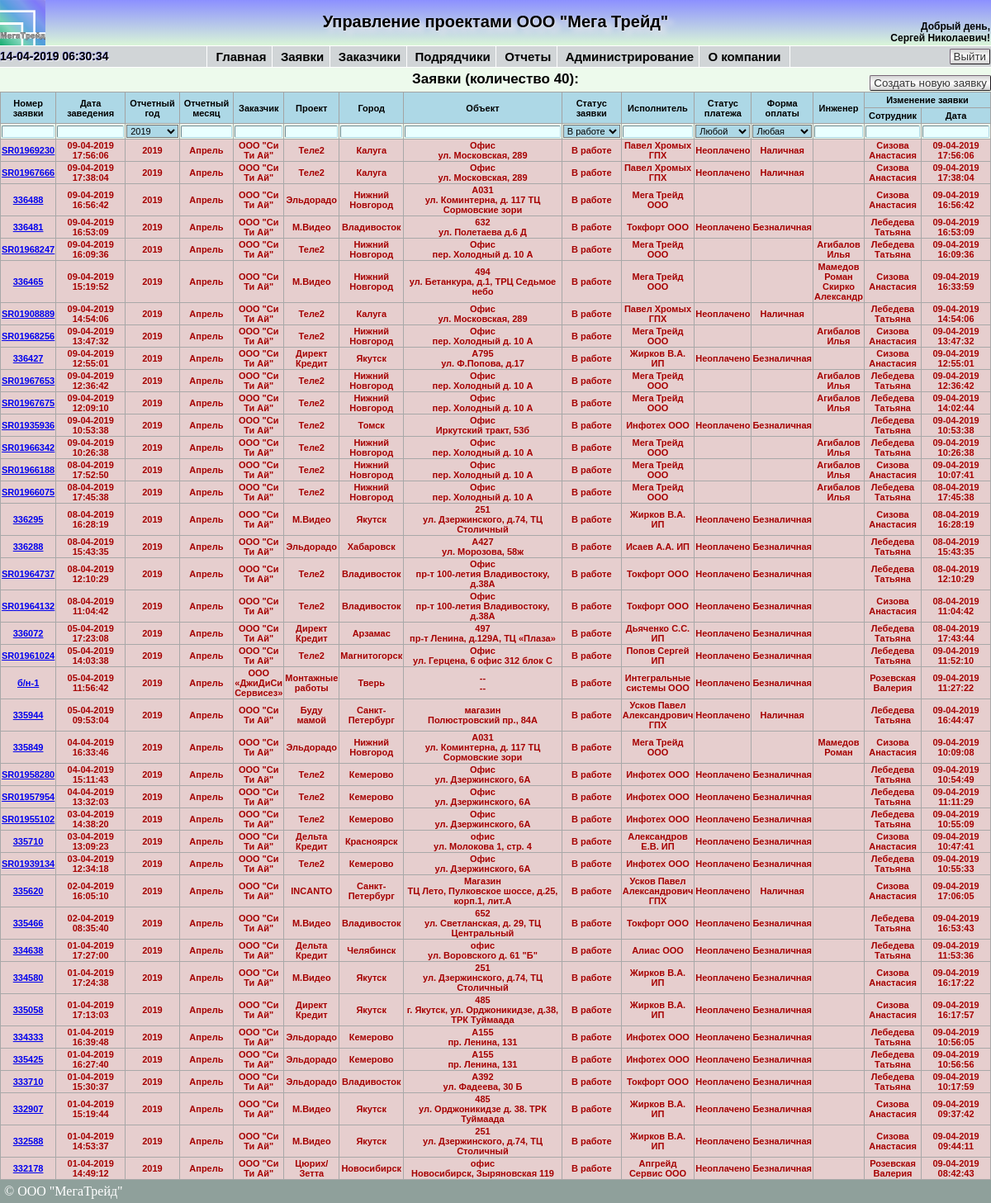
Page /showtickets.php (signed in) on the earlier database version.
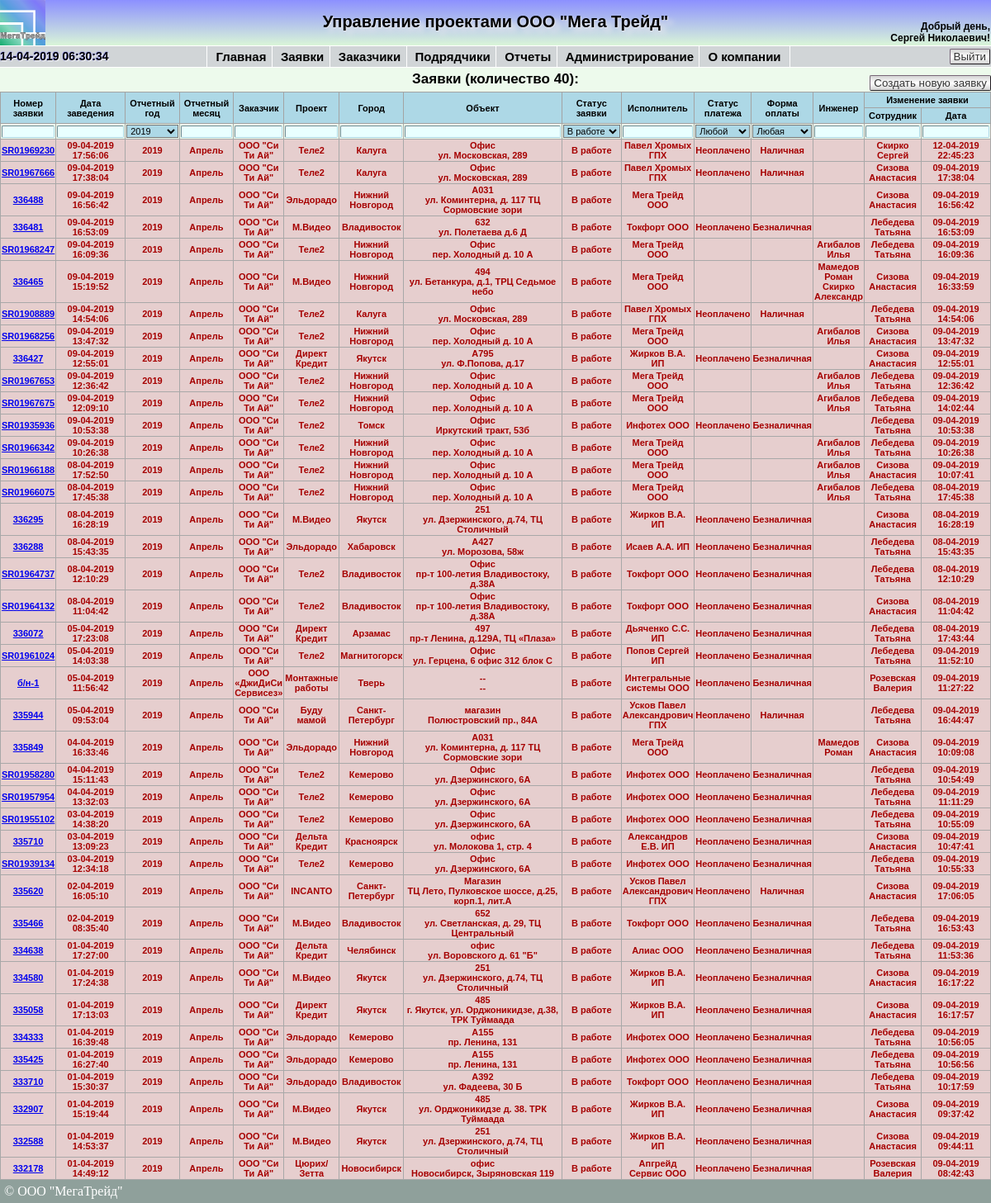
Same page on the later database version.
### tables this page shows
CREATE TABLE `tickets` (
  `id_ticket` int(11) NOT NULL AUTO_INCREMENT,
  `ticket_number` varchar(20) NOT NULL,
  `year` int(4) unsigned NOT NULL,
  `month` int(2) unsigned NOT NULL,
  `id_object` int(11) unsigned NOT NULL,
  `ticket_date` datetime NOT NULL,
  `ticket_task` varchar(150) NOT NULL,
  `ticket_solution` varchar(150) NOT NULL,
  `ticket_material` varchar(200) NOT NULL,
  `ticket_status` int(1) unsigned NOT NULL,
  `ticket_sla` int(1) unsigned NOT NULL,
  `work_type` int(1) unsigned NOT NULL,
  `hours` int(2) unsigned NOT NULL,
  `cost_smeta` double unsigned NOT NULL,
  `cost_material` double unsigned NOT NULL,
  `cost_transport` double unsigned NOT NULL,
  `customer_account_number` varchar(30) NOT NULL,
  `customer_date_payment` date NOT NULL,
  `customer_payment_status` tinyint(1) NOT NULL,
  `comment` text NOT NULL,
  `last_edit_datetime` datetime NOT NULL,
  `last_edit_user_id` int(11) unsigned NOT NULL,
  `implementer` int(1) unsigned NOT NULL,
  `id_engineers` varchar(100) NOT NULL,
  `id_contractor` int(11) unsigned NOT NULL,
  `contr_cost_work` double unsigned NOT NULL,
  `contr_cost_smeta` double unsigned NOT NULL,
  `contr_cost_transport` double unsigned NOT NULL,
  `contr_material` varchar(200) NOT NULL,
  `contr_cost_material` double unsigned NOT NULL,
  `contr_account_number` varchar(30) NOT NULL,
  `contr_date_payment` date NOT NULL,
  `contr_payment_status` int(1) unsigned NOT NULL,
  `contr_comment` text NOT NULL,
  `supplier` varchar(60) NOT NULL,
  `supplier_cost_work` double unsigned NOT NULL,
  `supplier_contr_material` varchar(200) NOT NULL,
  `supplier_cost_material` double unsigned NOT NULL,
  `supplier_account_number` varchar(30) NOT NULL,
  `supplier_date_payment` date NOT NULL,
  `supplier_payment_status` int(1) unsigned NOT NULL,
  `supplier_comment` text NOT NULL,
  PRIMARY KEY (`id_ticket`)
);

CREATE TABLE `users` (
  `id_users` int(11) NOT NULL AUTO_INCREMENT,
  `login` varchar(50) NOT NULL,
  `pass` varchar(50) NOT NULL,
  `surname` varchar(50) NOT NULL,
  `name` varchar(50) NOT NULL,
  `th_name` varchar(50) NOT NULL,
  `email` varchar(50) NOT NULL,
  `mobile` varchar(50) NOT NULL,
  `userlevel` int(1) unsigned NOT NULL,
  PRIMARY KEY (`id_users`)
);

CREATE TABLE `customer` (
  `id_customer` int(11) NOT NULL AUTO_INCREMENT,
  `customer_name` varchar(100) NOT NULL,
  `jur_address` text NOT NULL,
  `post_address` text NOT NULL,
  `ogrn` varchar(15) NOT NULL,
  `inn` varchar(12) NOT NULL,
  `kpp` varchar(9) NOT NULL,
  `dogovor_number` varchar(50) NOT NULL,
  `status` tinyint(1) NOT NULL,
  `bank_name` varchar(200) NOT NULL,
  `bank_bik` varchar(9) NOT NULL,
  `korr_schet` varchar(20) NOT NULL,
  `rasch_schet` varchar(20) NOT NULL,
  `recipient` varchar(150) NOT NULL,
  `phone` varchar(100) NOT NULL,
  `email` varchar(100) NOT NULL,
  `contact_name` varchar(200) NOT NULL,
  `comment` text,
  PRIMARY KEY (`id_customer`)
);

CREATE TABLE `projects` (
  `id_project` int(11) NOT NULL AUTO_INCREMENT,
  `id_customer` int(11) unsigned NOT NULL,
  `projectname` varchar(50) NOT NULL,
  `status` tinyint(1) NOT NULL,
  `cost_hour` double unsigned NOT NULL,
  `cost_incident_critical` double unsigned NOT NULL,
  `cost_incident_high` double unsigned NOT NULL,
  `cost_incident_medium` double unsigned NOT NULL,
  `cost_incident_low` double unsigned NOT NULL,
  PRIMARY KEY (`id_project`)
);

CREATE TABLE `city` (
  `city_id` int(11) unsigned NOT NULL AUTO_INCREMENT,
  `country_id` int(11) unsigned NOT NULL DEFAULT '0',
  `region_id` int(10) unsigned NOT NULL DEFAULT '0',
  `name` varchar(128) NOT NULL DEFAULT '',
  PRIMARY KEY (`city_id`),
  KEY `country_id` (`country_id`),
  KEY `region_id` (`region_id`)
);

CREATE TABLE `object` (
  `id_object` int(11) NOT NULL AUTO_INCREMENT,
  `id_project` int(11) NOT NULL,
  `id_customer` int(11) NOT NULL,
  `country_id` int(11) NOT NULL,
  `region_id` int(11) NOT NULL,
  `city_id` int(11) NOT NULL,
  `shop_number` varchar(20) DEFAULT NULL,
  `address` varchar(200) NOT NULL,
  `status` tinyint(1) NOT NULL,
  `abon_plata` double DEFAULT NULL,
  `city_name` varchar(30) NOT NULL,
  `id_contractor` int(11) unsigned NOT NULL,
  `abon_plata_contr` double unsigned NOT NULL,
  PRIMARY KEY (`id_object`)
);

CREATE TABLE `contractor` (
  `id_contractor` int(11) NOT NULL AUTO_INCREMENT,
  `country_id` int(6) NOT NULL,
  `region_id` int(6) NOT NULL,
  `city_id` int(6) NOT NULL,
  `org_name` varchar(80) NOT NULL,
  `status` tinyint(1) NOT NULL,
  `dogovor` varchar(60) NOT NULL,
  `method_payment` int(1) NOT NULL,
  `card_number` varchar(18) NOT NULL,
  `anketa` varchar(5) NOT NULL,
  `ownership` varchar(6) NOT NULL,
  `system_no` varchar(7) NOT NULL,
  `contact_name` varchar(250) NOT NULL,
  `passport` text NOT NULL,
  `mobile` varchar(200) NOT NULL,
  `phone` varchar(200) NOT NULL,
  `email` varchar(100) NOT NULL,
  `web` varchar(100) NOT NULL,
  `comment` text NOT NULL,
  PRIMARY KEY (`id_contractor`)
);

### func/db.php (called while the page is built, shortened)
<?php
function Edit_User($connection, $var)
{
    $search = "SELECT * FROM Users WHERE id_users = '$var'";
    $result = $connection->query ($search);
    if ($result)
    {
        $rows = $result->fetch_array (MYSQLI_ASSOC);
    }
    if ($rows) return $rows;
    else return 0;
}
function Get_Geo($connection, $id, $geo_table, $geo_row)
{
	$get_geo = "SELECT * FROM $geo_table WHERE $geo_row='$id'";
    $result = $connection->query ($get_geo);
    if ($result)
    {
        $rows = $result->fetch_array (MYSQLI_ASSOC);
    }
    if ($rows) return $rows;
    else return 0;
}
function Edit_Contr($connection, $var)
{
    $search = "SELECT * FROM contractor WHERE id_contractor = '$var'";
    $result = $connection->query ($search);
    if ($result)
    {
        $rows = $result->fetch_array (MYSQLI_ASSOC);
    }
    if ($rows) return $rows;
    else return 0;
}
function Edit_Customer($connection, $var)
{
    $search = "SELECT * FROM customer WHERE id_customer = '$var'";
    $result = $connection->query ($search);
    if ($result)
    {
        $rows = $result->fetch_array (MYSQLI_ASSOC);
    }
    if ($rows) return $rows;
    else return 0;
}
function Edit_Project($connection, $var)
{
    $search = "SELECT * FROM projects WHERE id_project = '$var'";
    $result = $connection->query ($search);
    if ($result)
    {
        $rows = $result->fetch_array (MYSQLI_ASSOC);
    }
    if ($rows) return $rows;
    else return 0;
}
function Edit_Object($connection, $var)
{
    $search = "SELECT * FROM object WHERE id_object = '$var'";
    $result = $connection->query ($search);
    if ($result)
    {
        $rows = $result->fetch_array (MYSQLI_ASSOC);
    }
    if ($rows) return $rows;
    else return 0;
}
function Show_Tickets($connection, $ticket_status, $pay_status_select, $method_payment, $current_month, $implementer)
{
	$search = "SELECT id_ticket, ticket_number, ticket_date, year, month, id_object, ticket_status, implementer, id_engineers, id_contractor, contr_payment_status, last_edit_datetime, last_edit_user_id FROM tickets WHERE (`ticket_status` LIKE '%$ticket_status%') $pay_status_select AND (`month` LIKE '%$current_month%') AND (`implementer` LIKE '%$implementer%') $method_payment ORDER BY id_ticket DESC";
    $result = $connection->query ($search);
    $rows = $result->num_rows;
    if (!$rows) return false;
    else
    {
        $array = array ();
        for ($i=0; $i<$rows; $i++)
        {
            $result->data_seek ($i);
            $row =$result->fetch_array (MYSQLI_ASSOC);
            $array["$i"] = $row;
        }
    return $array;
    }
}
?>

### func/arrays.php (called while the page is built, shortened)
<?php
$months = array('Январь', 'Февраль', 'Март', 'Апрель', 'Май', 'Июнь', 'Июль', 'Август', 'Сентябрь', 'Октябрь', 'Ноябрь', 'Декабрь');
$ticket_status_array = array('В работе', 'Закрыта','На согласовании', 'Все заявки');
$methodpaymentedit = array(NULL, "Наличная", "Безналичная");
$paymentstatus = array('Неоплачено','Оплачено', 'Любой');
?>

### showtickets.php (the view, shortened to what the changed rows need)
<?php
require '/connection/config.php';
if(isset($_SESSION['implementer'])){
	$implementer = $_SESSION['implementer'];
}
else {
	$implementer = "";
}
if(isset($_SESSION['delay']) AND $_SESSION['delay']>=10){
header('Refresh: '.$_SESSION['delay'].'; url=' .$_SERVER['PHP_SELF']);
}
else {
	$implementer = "";
}
if(isset($_SESSION['userlevel']) AND $_SESSION['userlevel']<=4)
{
require_once '/blocks/header.php';
require '/func/arrays.php';
	$current_month = "";
	$tickets = Show_Tickets($link, $_SESSION['ticket_status'], $_SESSION['pay_status_select'], $_SESSION['method_payment_select'] , $current_month, $implementer);
	$executor = "";
?>
<!DOCTYPE html>
<html lang="ru">
<head>
</head>
<body>
	<div class="showcustomer">
					<table border="1" cellspacing="0" id="filter-table">
					<form action="" method="POST">
					<thead>
						<tr class="hdr">
							<th rowspan="2" width=1%>Номер<br>заявки</th>
							<th rowspan="2" width=7%>Дата<br>заведения</th>
							<th width="1" rowspan="2">Отчетный<br>год</th>
							<th width="1" rowspan="2">Отчетный<br>месяц</th>
							<th rowspan="2">Заказчик<br></th>
							<th  rowspan="2">Проект</th>
							<th  rowspan="2">Город</th>
							<th width="230" rowspan="2">Объект</th>
							<th align="center" width=6% rowspan="2">Статус<br>заявки</th>
							<th rowspan="2">Исполнитель</th>
							<th rowspan="2">Статус<br>платежа</th>
							<th rowspan="2">Форма<br>оплаты</th>
							<th rowspan="2">Инженер</th>
							<th width="1" colspan="2">Изменение заявки</th>
						</tr>
						<tr class="hdr">
							<th>Сотрудник</th>
							<th width=7%>Дата</th>
						</tr>
						<tr class='table-filters'>
							<td>
								<input class="reg_input_filter" type="text"/>
							</td>
							<td>
								<input class="reg_input_filter" type="text"/>
							</td>
							<td>
								<select class="reg_select_filter" name="year_select" id="year" onchange="this.form.submit()">
								</select>
							</td>
							<td>
								<input class="reg_input_filter" type="text"/>
							</td>
							<td>
								<input class="reg_input_filter" type="text"/>
							</td>
							<td>
								<input class="reg_input_filter" type="text"/>
							</td>
							<td>
								<input class="reg_input_filter" type="text"/>
							</td>
							<td>
								<input class="reg_input_filter" type="text"/>
							</td>
							<td>
								<select class="reg_select_filter" name="ticket_status" onchange="this.form.submit()">
								</select>
							</td>
							<td>
								<input class="reg_input_filter" type="text"/>
							</td>
							<td>
								<select class="reg_select_filter" name="pay_status" onchange="this.form.submit()">
								</select>
							</td>
							<td>
								<select class="reg_select_filter" name="method_payment" onchange="this.form.submit()">
								</select>
							</td>
							<td>
								<input class="reg_input_filter" type="text"/>
							</td>
							<td>
								<input class="reg_input_filter" type="text"/>
							</td>
							<td>
								<input class="reg_input_filter" type="text"/>
							</td>
						</tr>
							</form>
				<?php
				if($tickets){
				foreach($tickets as $i => $ticket) {
				$users = Edit_User($link, $ticket['last_edit_user_id']);
				$implementer = $ticket['implementer'];
				$objects = Edit_Object ($link, $ticket['id_object']);
				$city = Get_Geo ($link, $objects['city_id'], "city", "city_id");
				$projects = Edit_Project ($link, $objects['id_project']);
				$customers = Edit_Customer ($link, $objects['id_customer']);
				$contractor = Edit_Contr ($link, $ticket['id_contractor']);
				if($implementer == 1)
				{
					$executor = 'Мега Трейд ООО';
					$method_payment = "";
					$payment_status = "";
				}
				else{
					$executor =$contractor['org_name']." ".$contractor['ownership'];
					if($contractor) {
						$method_payment = $methodpaymentedit[$contractor['method_payment']];
						$payment_status = $paymentstatus[$ticket['contr_payment_status']];
					}
					else{
						$method_payment = "";
						$payment_status = "";
					}
				}
				$convertticketdate = strtotime($ticket['ticket_date']);
				$currentdate = strtotime(date('d-m-Y H:i:s'));
				$ticketdate = date( 'd-m-Y H:i:s', $convertticketdate );
				$diffdatecreate = ($currentdate - $convertticketdate)/(60*60*24);
				$convertlast_edit_datetime = strtotime($ticket['last_edit_datetime']);
				$last_edit_datetime = date( 'd-m-Y H:i:s', $convertlast_edit_datetime );
				$diffdatechange = ($currentdate - $convertlast_edit_datetime)/(60*60*24);
				?>
				<tbody>
				<?php
				if($diffdatecreate > 2 && $diffdatechange < 1 && $ticket['ticket_status']!=1)
				{
					$class = "reg_text_show_tickets_red";
				}
				elseif ($diffdatechange > 1 && $ticket['ticket_status']!=1){
					$class = "reg_text_show_tickets_red_bold";
				}
				elseif ($diffdatecreate < 2 && $diffdatechange < 1 && $ticket['ticket_status']!=1){
					$class = "";
				}
				elseif ($ticket['ticket_status']==1){
					$class = "";
				}
				?>
					<tr class="reg_text_show_tickets" id=<?=$ticket['id_ticket'];?>>
						<td class = "<?= $class?>"><a href='/editticket.php?id_ticket=<?= $ticket['id_ticket']; ?>' title = 'Редактировать'><?=$ticket['ticket_number'];?></a></td>
						<td class = "<?= $class?>"><?=$ticketdate;?></td>
						<td class = "<?= $class?>"><?=$ticket['year'];?></td>
						<td class = "<?= $class?>"><?=$months[$ticket['month']-1];?></td>
						<td class = "<?= $class?>"><?=$customers['customer_name'];?></td>
						<td class = "<?= $class?>"><?=$projects['projectname'];?></td>
						<td class = "<?= $class?>"><?=$city['name'];?></td>
						<td class = "<?= $class?>"><div><?=$objects['shop_number']."<br>".$objects['address']?></div></td>
						<td class = "<?= $class?>"><?=$ticket_status_array[$ticket['ticket_status']];?></td>
						<td class = "<?= $class?>"><?=$executor; ?></td>
						<td class = "<?= $class?>"><?=$payment_status;?></td>
						<td class = "<?= $class?>"><?=$method_payment;?></td>
						<td class = "<?= $class?>">
						</td>
						<td class = "<?= $class?>"><?=$users['surname']." ".$users['name'];?></td>
						<td class = "<?= $class?>"><?=$last_edit_datetime;?></td>
					</tr>
				</tbody>
<?php }} ?>
		</table>
	</div>
</body>
</html>
<?php
	}
	else
	{
		header('Location: /');
	}
?>

Differences in the rows shown:
changed tickets "SR01969230": users.surname "Сизова" → "Скирко"; users.name "Анастасия" → "Сергей"; last_edit_datetime "09-04-2019 17:56:06" → "12-04-2019 22:45:23"
